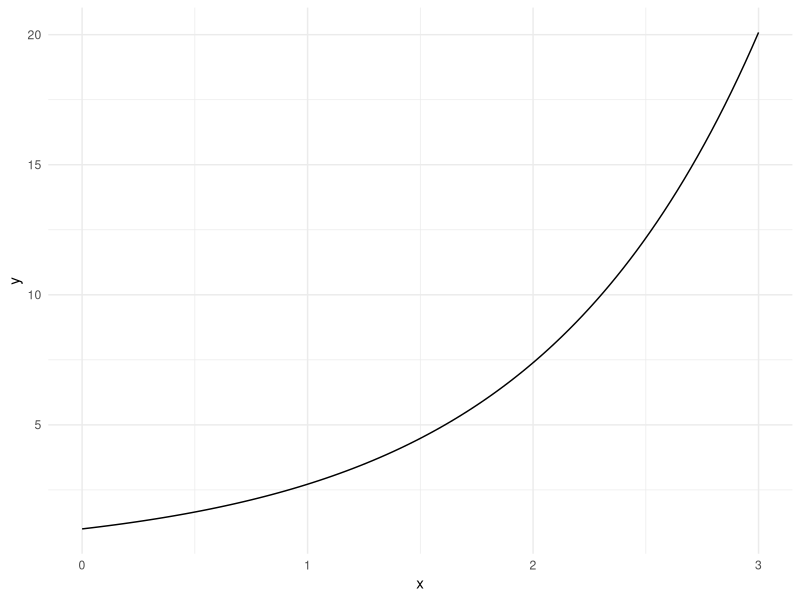
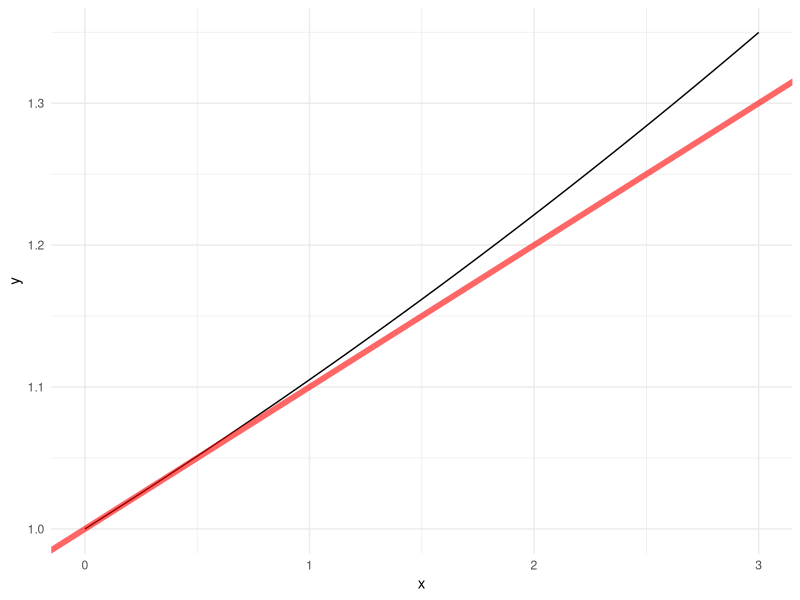
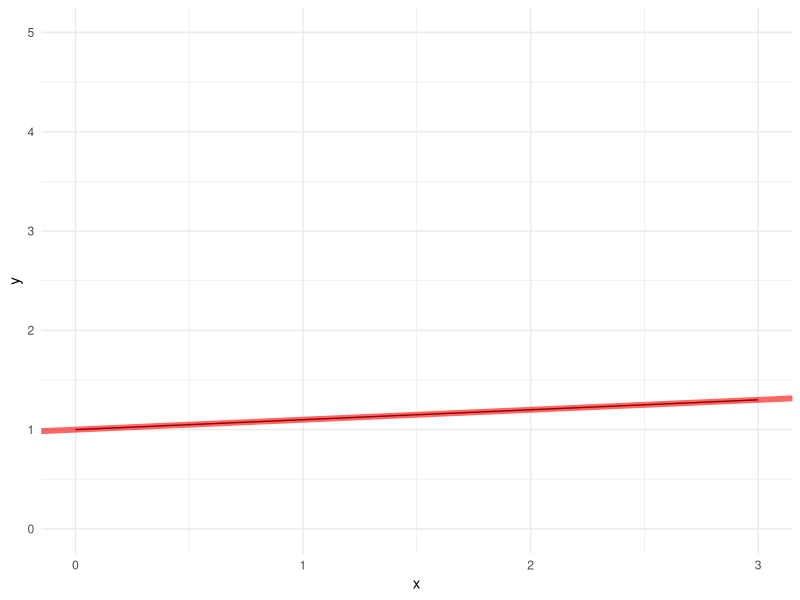
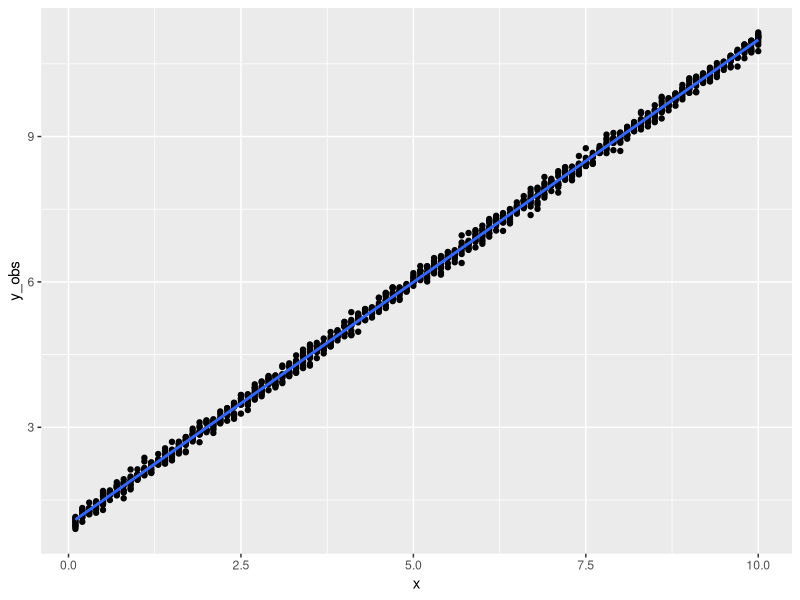
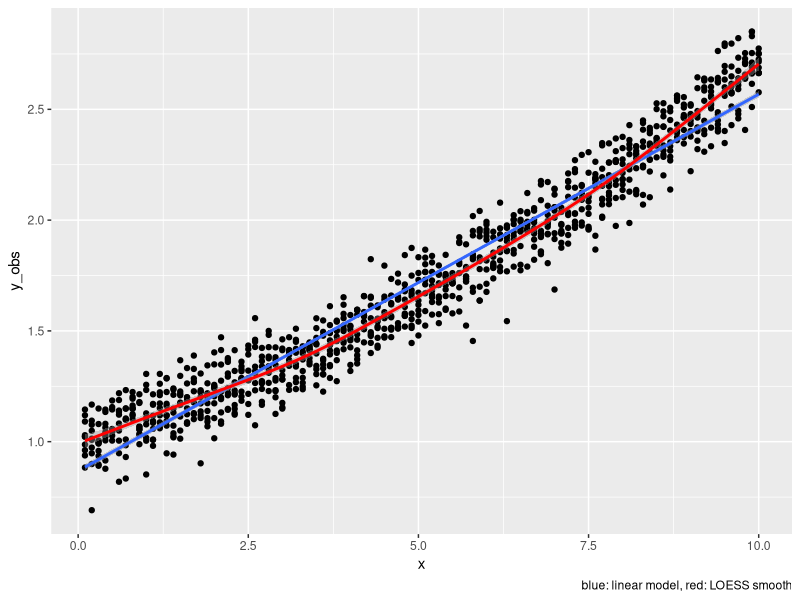
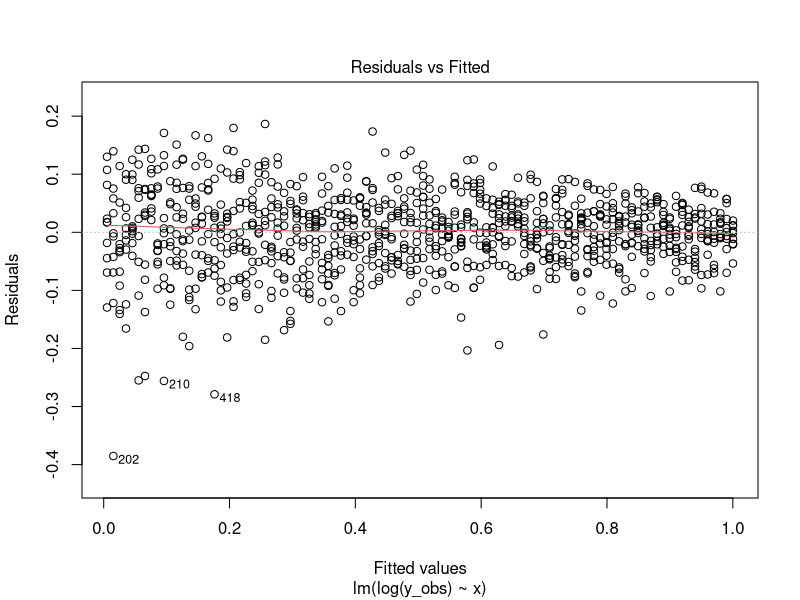
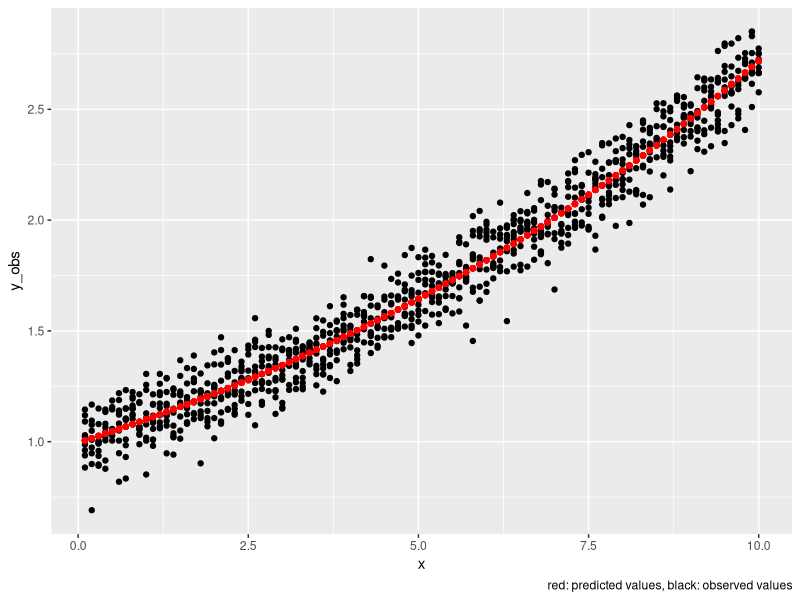
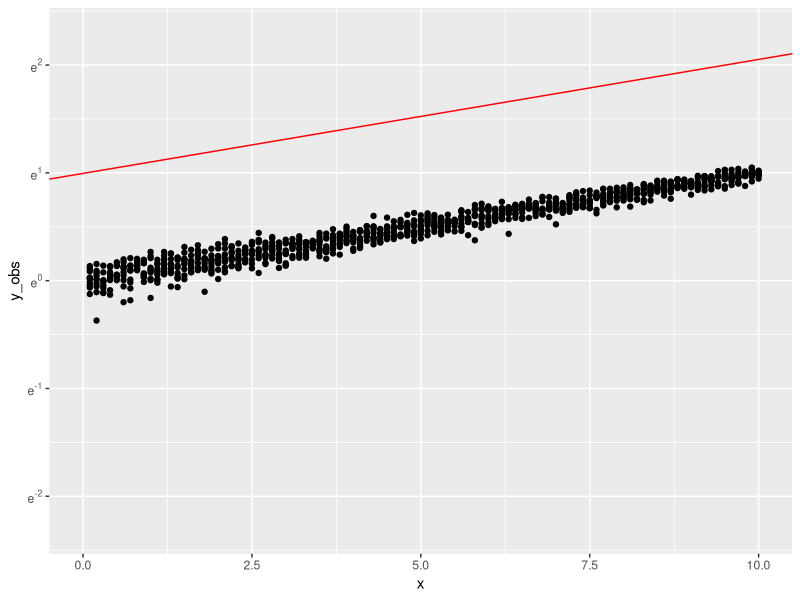

Write R code to recreate these figures, in order.
## ---- chunk 1
knitr::opts_chunk$set(fig.pos = 'H',
  fig.asp = 0.618,
  fig.width = 5,
  fig.cap = "", 
  fig.path = "",
  echo = TRUE,
  message = FALSE,
  warning = FALSE,
  cache = FALSE,
  fig.show = "hold")
## ---- chunk 2
library(tidyverse)
library(scales)
## ---- chunk 3
p0 <- ggplot(data.frame(x = seq(from = 0, 
                                to = 3,
                                by = .1))) +
  aes(x = x) +
  theme_minimal()

p0 +
  stat_function(fun = ~ exp(.x))
## ---- chunk 4
e <- exp(1)
e
## ---- chunk 5
p0 +
  stat_function(fun = ~ exp(0.1 * .x)) +
  scale_x_continuous(limits = c(0, 3)) +
  geom_abline(slope = 0.1,
              intercept = 1,
              color = "red",
              alpha = .6,
              size = 2)
## ---- chunk 6
f <- function(x) exp(log(0.1*x + 1))
## ---- chunk 7
x <- c(-3:10)
f(x)
## ---- chunk 8
p0 +
  stat_function(fun = f) +
  scale_x_continuous(limits = c(0, 3)) +
  geom_abline(slope = 0.1,
              intercept = 1,
              color = "red",
              alpha = .6,
              size = 2) +
  scale_y_continuous(limits = c(0, 5))
## ---- chunk 9
d <- 
  tibble(
    x = rep(seq(from = 0.1, to = 10, by = .1), 10),
    e = rnorm(n = length(x), sd = .1),  # error term
    y = x + 1,
    y_obs = y + e)
## ---- chunk 10
ggplot(d) +
  aes(x = x, y = y_obs) +  
  geom_point() +
  geom_smooth(method = "lm")
## ---- chunk 11
d <- 
  tibble(
    x = rep(seq(from = 0.1, to = 10, by = .1), 10),
    err = rnorm(n = length(x), sd = .1),  # error term
    y = exp(0.1*x),
    y_obs = y + err)
## ---- chunk 12
ggplot(d) +
  aes(x = x, y = y_obs) +  
  geom_point() +
  geom_smooth(method = "lm") +
  geom_smooth(color = "red") +
  labs(caption = "blue: linear model, red: LOESS smooth")
## ---- chunk 13
lm1 <- lm(log(y_obs) ~ x, data = d )
summary(lm1)
## ---- chunk 14
exp(coef(lm1)[2])
## ---- chunk 15
plot(lm1, which = 1)
## ---- chunk 16
d <-
  d %>%
  mutate(y_pred = exp(predict(lm1)))
## ---- chunk 17
ggplot(d) +
  aes(x = x) +  
  geom_point(aes(y = y_obs)) +
  geom_point(aes(y = y_pred), color = "red") +
  labs(caption = "red: predicted values, black: observed values")
## ---- chunk 18
ggplot(d) +
  aes(x = x) +
  geom_point(aes(y = y_obs)) +
  scale_y_continuous(trans = "log", 
                     limits = c(0.1, 10),
                     breaks=trans_breaks('log', function(x) e^x),
                     labels=trans_format('log', math_format(e^.x))
                     ) +
  scale_x_continuous(limits = c(0, 10)) +
  geom_abline(slope = exp(coef(lm1)[2])-1, 
              intercept = exp(coef(lm1)[1]),
              color = "red")
